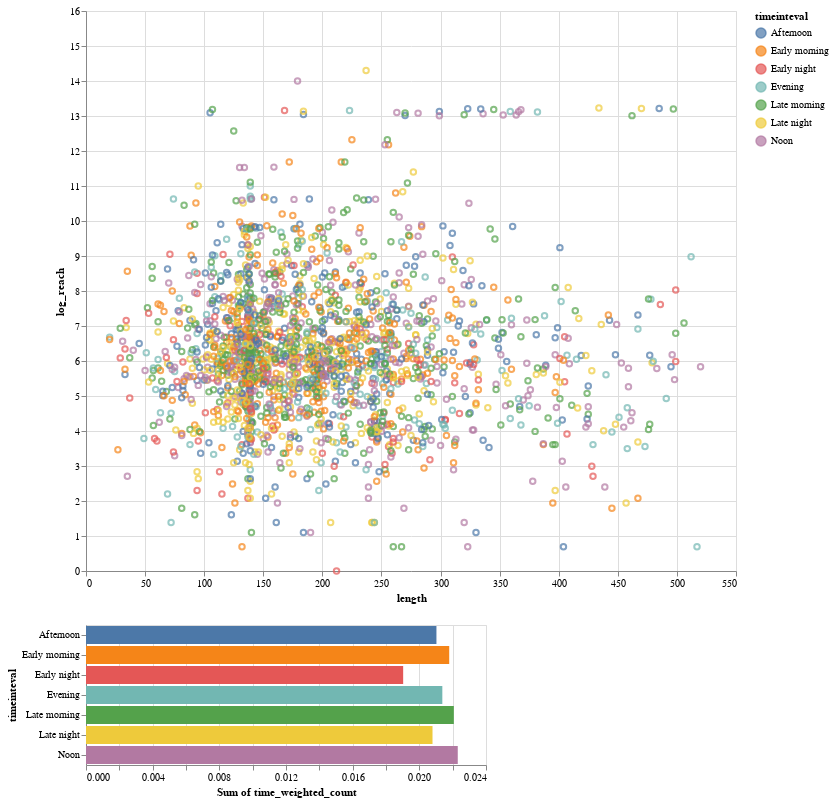

Notebook code cell kept with this figure:
### Code cell
brush = alt.selection(type='interval')
stata_s = stata.sample(2000, random_state = 2022522)
points = alt.Chart(stata_s).mark_point().encode(
    x='length:Q',
    y='log_reach:Q',
    color=alt.condition(brush, 'timeinteval:N', alt.value('lightgray'))
).add_selection(
    brush
).properties(
    width=650,
    height=560
)

bars = alt.Chart(stata_s).mark_bar().encode(
    y='timeinteval:N',
    color='timeinteval:N',
    x='sum(time_weighted_count):Q'
).transform_filter(
    brush
)

points & bars

### Figure 1 — Vega-Lite specification as saved in the notebook (floating-point values rounded to 4 significant figures; data arrays with more than 128 entries replaced by an {"elided": "..."} marker saying what was removed)
{"config": {"view": {"continuousWidth": 400, "continuousHeight": 300}}, "vconcat": [{"mark": "point", "encoding": {"color": {"condition": {"field": "timeinteval", "type": "nominal", "selection": "selector010"}, "value": "lightgray"}, "x": {"field": "length", "type": "quantitative"}, "y": {"field": "log_reach", "type": "quantitative"}}, "height": 560, "selection": {"selector010": {"type": "interval"}}, "width": 650}, {"mark": "bar", "encoding": {"color": {"field": "timeinteval", "type": "nominal"}, "x": {"aggregate": "sum", "field": "time_weighted_count", "type": "quantitative"}, "y": {"field": "timeinteval", "type": "nominal"}}, "transform": [{"filter": {"selection": "selector010"}}]}], "data": {"name": "data-29568fde25d8ea353860722514bed8f6"}, "$schema": "https://vega.github.io/schema/vega-lite/v4.17.0.json", "datasets": {"data-29568fde25d8ea353860722514bed8f6": {"elided": "2000 records"}}}
